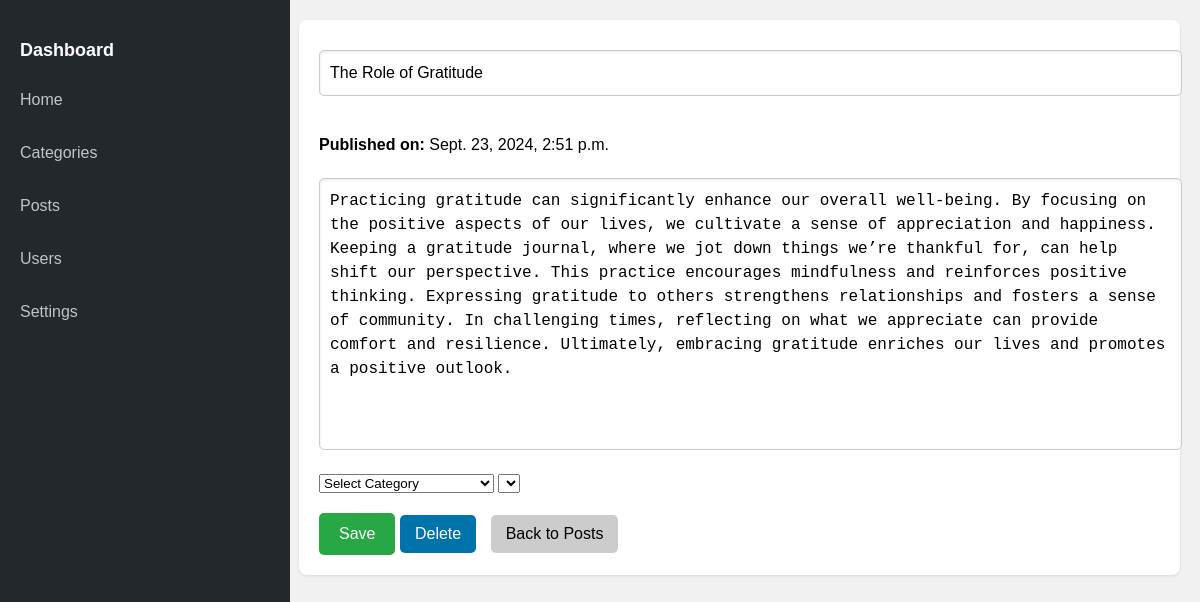
Screenshot of /posts/edit/7134/ with the database file from the repository.
### wpblog/models.py (models this page shows, shortened)
class Post(models.Model):
    title = models.CharField(max_length=200)
    content = models.TextField()
    category = models.ForeignKey(Category, on_delete=models.CASCADE, null=True, blank=True)
    created_at = models.DateTimeField(auto_now_add=True)

### wpblog/views.py (the view)
# urls.py: path('posts/edit/<int:post_id>/',views.editpost),
def editpost(request,post_id):
    post = get_object_or_404(Post, id=post_id)
    categories = Category.objects.all()
    return render(request,"editpost.html",{"post":post,"categories":categories})

### templates/editpost.html (shortened to what this page needs)
<!DOCTYPE html>
<html lang="en">
<head>
</head>
<body>
    <div class="sidebar">
        <h2>Dashboard</h2>
        <ul>
            <li><a href="/home">Home</a></li>
            <li><a href="/category">Categories</a></li>
            <li><a href="/posts">Posts</a></li>
            <li><a href="/users">Users</a></li>
            <li><a href="/settings">Settings</a></li>
        </ul>
    </div>
    <div class="content">
        <form action="/posts/save/{{ post.id }}/" method="POST" class="post-container">
            <input type="text" name="title" id="title" value="{{ post.title }}" placeholder="Post Title" required>
            <p><strong>Published on:</strong> {{ post.created_at }}</p>
            <textarea name="content" id="content" placeholder="Write your post content here..." required>{{ post.content }}</textarea>
            <select name="category" >
                <option value="">Select Category</option>
              </select>
            <select name="" id=""></select>
            <div class="post-actions">
                <input type="submit" value="Save" />
                <button type="button" onclick="deletePost({{ post.id }})">Delete</button>
                <button type="button" onclick="window.location.href='/home'" style="background-color: #ccc; color: #000;">Back to Posts</button>
            </div>
        </form>
    </div>
</body>
</html>

### templates/editpost.html (style rules this page uses)
body { font-family: Arial, sans-serif; background-color: #f1f1f1; margin: 0; display: flex; }
.sidebar { background-color: #23282d; width: 250px; height: 100vh; color: #fff; padding: 20px; position: fixed; }
.sidebar h2 { font-size: 18px; margin: 20px 0; }
.sidebar ul { list-style: none; padding: 0; }
.sidebar ul li { margin: 15px 0; }
.sidebar ul li a { color: #c3c4c7; text-decoration: none; font-size: 16px; display: block; padding: 10px 0; }
.content { margin-left: 279px; padding: 20px; width: calc(100% - 250px); }
.post-container { background-color: #fff; padding: 20px; box-shadow: 0 1px 3px rgba(0, 0, 0, 0.1); border-radius: 8px; margin-bottom: 20px; }
.post-container p { margin-bottom: 10px; line-height: 1.6; }
.post-actions { margin-top: 20px; }
.post-actions button { padding: 10px 15px; background-color: #0073aa; color: #fff; border: none; border-radius: 5px; cursor: pointer; margin-right: 10px; transition: background-color 0.3s, transform 0.3s; font-size: 16px; }
input[type="text"], textarea { width: 100%; padding: 10px; border: 1px solid #ccc; border-radius: 5px; margin-top: 10px; margin-bottom: 20px; font-size: 16px; line-height: 1.5; box-shadow: inset 0 1px 3px rgba(0, 0, 0, 0.1); transition: border-color 0.3s, box-shadow 0.3s; resize: none; }
textarea { min-height: 250px; max-height: 400px; overflow-y: auto; }
input[type="submit"] { background-color: #28a745; color: #fff; border: none; border-radius: 5px; padding: 12px 20px; font-size: 16px; cursor: pointer; transition: background-color 0.3s, transform 0.3s; }

### rows the page displays
Post: title "The Role of Gratitude", created_at "Sept. 23, 2024, 2:51 p.m.", content "Practicing gratitude can significantly enhance our overall well-being. By focusing on the positive aspects of our lives, we cultivate a sense of appreciation and happiness. Keeping a gratitude journal, where we jot down things we’re thankful for, can help shift our perspective. This practice encourages mindfulness and reinforces positive thinking. Expressing gratitude to others strengthens relationships and fosters a sense of community. In challenging times, reflecting on what we appreciate can provide comfort and resilience. Ultimately, embracing gratitude enriches our lives and promotes a positive outlook."
